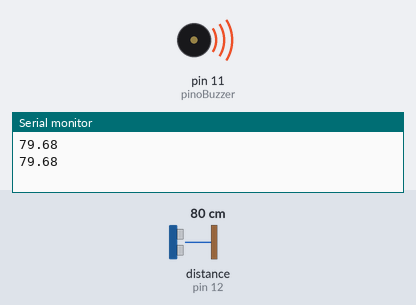
The sketch below on a simulated Arduino Uno, built with avr-gcc and run on an emulated ATmega328P. Shown: buzzer (waves = sounding), the last lines printed to the serial monitor. Wiring (inferred from the names in the program): ultrasonic range finder: trigger pin 13; echo pin 12. The inputs (shaded band) are chosen by the test bench; at power-on: distance to the obstacle (sensor on pin 12) 80 cm. The echo pulse lasts 58.3 µs per cm.

Above: at 4.56 s.
4.6 s: distance to the obstacle (sensor on pin 12) set to 28 cm
9.3 s: distance to the obstacle (sensor on pin 12) set to 23 cm
At 11.4 s:
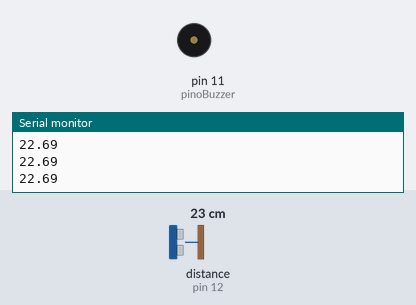
Timing chart, 0 to 12.9 s (numbered marks = the images above; inputs shaded):
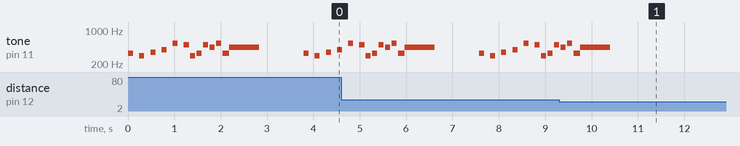

The sketch:

medidor_de_distancia_arduino.ino
```cpp
#include <Arduino.h>

int pinoTrig = 13;
int pinoEcho = 12;
int pinoBuzzer = 11; //ADICIONAR
float tempo, distancia;

void setup()
{
  Serial.begin(9600);
  pinMode(pinoTrig, OUTPUT);
  pinMode(pinoEcho, INPUT);
  pinMode(pinoBuzzer, OUTPUT); //ADICIONAR
}

void loop()
{
  digitalWrite(pinoTrig, LOW);
  delayMicroseconds(2);
  digitalWrite(pinoTrig, HIGH);
  delayMicroseconds(10);
  digitalWrite(pinoTrig, LOW);

  tempo = pulseIn(pinoEcho, HIGH);
  distancia = (tempo*0.0343)/2;

    Serial.println(distancia);

    //ADICIONAR

    if (distancia < 100 && distancia > 25)
    {
        tone(pinoBuzzer, 330, 110);
        delay(40);

        delay(200   );
         tone(pinoBuzzer, 297, 110);
        delay(40);

        delay(200   );
         tone(pinoBuzzer, 352, 110);
        delay(40);

        delay(200  );
         tone(pinoBuzzer, 396, 110);
        delay(40);

        delay(200   );
         tone(pinoBuzzer, 528, 110);
        delay(40);

        delay(200   );
         tone(pinoBuzzer, 495, 110);
        delay(40);

        delay(100   );
         tone(pinoBuzzer, 297, 110);
        delay(40);

        delay(100  );
         tone(pinoBuzzer, 330, 110);
        delay(40);

        delay(100   );
         tone(pinoBuzzer, 495, 110);
        delay(40);

        delay(100   );
         tone(pinoBuzzer, 440, 110);
        delay(40);

        delay(100   );
         tone(pinoBuzzer, 528, 110);
        delay(40);

        delay(100   );
         tone(pinoBuzzer, 330, 440);
        delay(40);

        delay(100);
         tone(pinoBuzzer, 440, 650);
        delay(1600);


    }

    /*if (distancia < 50 && distancia > 25)
    {
        tone(pinoBuzzer, 440, 25);
        delay(50);
        noTone(pinoBuzzer);
        delay(50);
    }

    if (distancia < 25)
    {
        tone(pinoBuzzer, 440, 12);
        delay(25);
        noTone(pinoBuzzer);
        delay(25);
    }*/

}
```

Measured:
- the behaviour switches between 26 and 25 cm on distance to the obstacle (sensor on pin 12) (found by bisection; images 0 and 1)
- after the input at 9.3 s, tone on pin 11 (pinoBuzzer): goes on until 10.4 s, then stays silent
- by itself, tone on pin 11 (pinoBuzzer): plays 528 Hz for 0.11 s, 495 Hz for 0.11 s, 297 Hz for 0.11 s, 330 Hz for 0.11 s, 495 Hz for 0.11 s, 440 Hz for 0.11 s … (18 notes in this stretch)
